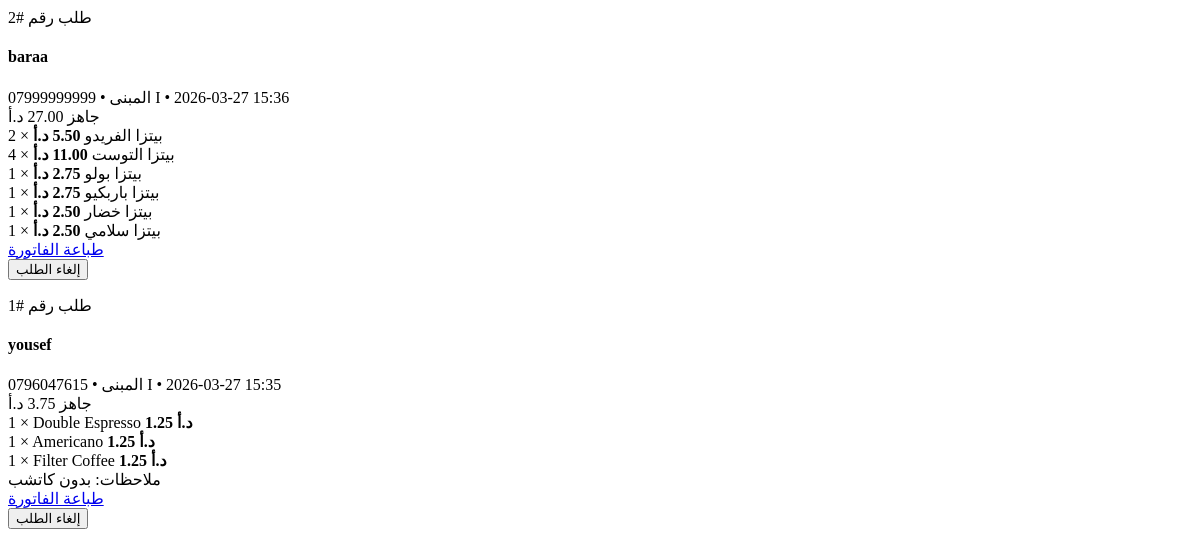
The page /adminarabcafeaau123/orders_partial (signed in) on the database as committed earlier.
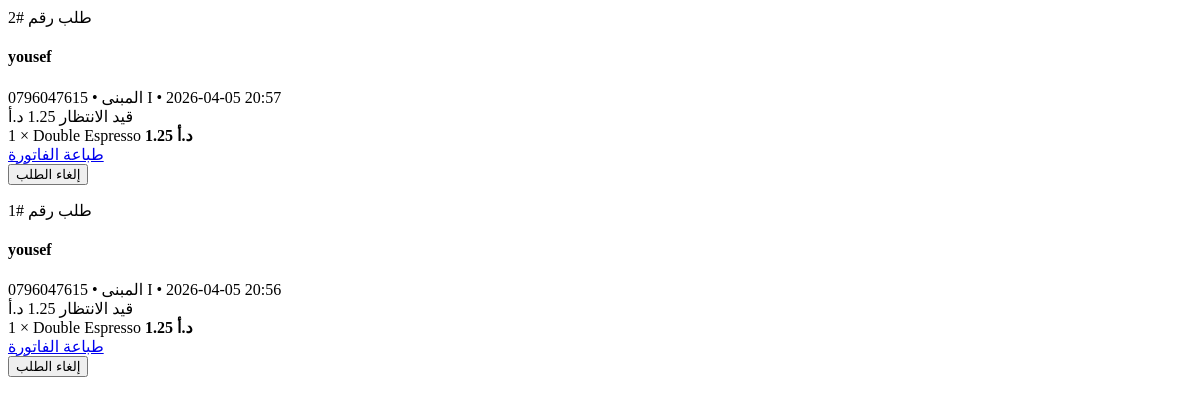
The same page on the database as committed later.
### app.py (models this page shows)
class Order(db.Model):
    id = db.Column(db.Integer, primary_key=True)
    student_name = db.Column(db.String(120), nullable=False)
    phone = db.Column(db.String(30), nullable=False)
    customer_ip = db.Column(db.String(80), nullable=True)
    building = db.Column(db.String(10), nullable=False, default='I')
    notes = db.Column(db.String(255), nullable=True)
    status = db.Column(db.String(30), default='pending')
    total = db.Column(db.Float, nullable=False)
    created_at = db.Column(db.DateTime, default=jordan_now)
    confirmed_at = db.Column(db.DateTime, nullable=True)
    ready_at = db.Column(db.DateTime, nullable=True)
    receipt_printed_at = db.Column(db.DateTime, nullable=True)
    items = db.relationship('OrderItem', backref='order', cascade='all, delete-orphan', lazy=True)

class OrderItem(db.Model):
    id = db.Column(db.Integer, primary_key=True)
    order_id = db.Column(db.Integer, db.ForeignKey('order.id'), nullable=False)
    menu_item_id = db.Column(db.Integer, db.ForeignKey('menu_item.id'), nullable=False)
    item_name = db.Column(db.String(140), nullable=False)
    quantity = db.Column(db.Integer, nullable=False)
    unit_price = db.Column(db.Float, nullable=False)

### app.py (the view)
@app.route(f'/{ADMIN_SECRET_PATH}/orders_partial')
@admin_required
def admin_orders_partial():
    status_filter = request.args.get("status", "all")
    query = building_orders_query().order_by(Order.created_at.desc())
    if status_filter != "all":
        query = query.filter_by(status=status_filter)
    orders = query.all()
    return render_template("partials/orders_list.html", orders=orders)

### app.py (called while the page is built)
def jordan_now():
    return datetime.now(JORDAN_TZ).replace(tzinfo=None)

def admin_required(func_):
    @wraps(func_)
    def wrapper(*args, **kwargs):
        if not session.get('admin_id'):
            return redirect(url_for('admin_login'))
        if session.get('admin_building') not in {'I', 'B'}:
            session['admin_building'] = 'I'
        return func_(*args, **kwargs)
    return wrapper

def current_admin_building():
    return session.get('admin_building') if session.get('admin_building') in {'I', 'B'} else 'I'

def building_orders_query():
    return Order.query.filter_by(building=current_admin_building())

def is_admin_area_path(path=None):
    path = path or request.path
    admin_root = f'/{ADMIN_SECRET_PATH}'
    return path == admin_root or path.startswith(admin_root + '/') or path.startswith('/receipt/')

@app.before_request
def protect_admin_pages_globally():
    admin_root = f'/{ADMIN_SECRET_PATH}'
    if request.path == admin_root:
        return None
    if is_admin_area_path() and not session.get('admin_id'):
        flash('لازم تسجل دخول كأدمن أولاً.', 'warning')
        return redirect(url_for('admin_login'))
    return None

@app.after_request
def prevent_admin_page_cache(response):
    if is_admin_area_path(request.path):
        response.headers['Cache-Control'] = 'no-store, no-cache, must-revalidate, max-age=0'
        response.headers['Pragma'] = 'no-cache'
        response.headers['Expires'] = '0'
    return response

@app.context_processor
def inject_globals():
    return {
        'site_name': 'Arab Cafe',
        'student_order_url': url_for('index'),
        'jordan_now_value': jordan_now(),
        'jordan_timezone_label': 'Asia/Amman',
        'menu_item_image_src': menu_item_image_src,
        'menu_item_has_image': menu_item_has_image,
    }

### templates/partials/orders_list.html (shortened to what this page needs)
<div class="row g-4">
  {% for order in orders %}
  <div class="col-12">
    <div class="order-card">
      <div class="d-flex justify-content-between align-items-start flex-wrap gap-3">
        <div>
          <div class="small text-muted">طلب رقم #{{ order.id }}</div>
          <h4 class="mb-1">{{ order.student_name }}</h4>
          <div class="text-muted">{{ order.phone }} • المبنى {{ order.building }} • {{ order.created_at.strftime('%Y-%m-%d %H:%M') }}{% if order.customer_ip %} • IP: {{ order.customer_ip }}{% endif %}</div>
        </div>
        <div class="d-flex align-items-center gap-2 flex-wrap">
          <span class="status-pill status-{{ order.status }}">
            {% if order.status == 'pending' %}قيد الانتظار{% elif order.status == 'confirmed' %}تم التأكيد{% elif order.status == 'ready' %}جاهز{% else %}ملغي{% endif %}
          </span>
          <span class="price-tag">{{ '%.2f'|format(order.total) }} د.أ</span>
        </div>
      </div>
      <div class="items-summary mt-3">
        {% for item in order.items %}
        <div class="summary-line">
          <span>{{ item.quantity }} × {{ item.item_name }}</span>
          <strong>{{ '%.2f'|format(item.unit_price * item.quantity) }} د.أ</strong>
        </div>
        {% endfor %}
      </div>
      {% if order.notes %}
        <div class="note-box mt-3">ملاحظات: {{ order.notes }}</div>
      {% endif %}
      <div class="d-flex flex-wrap gap-2 mt-3">
        <a href="{{ url_for('print_receipt', order_id=order.id) }}" class="btn btn-dark rounded-pill px-4">
          طباعة الفاتورة
        </a>
        {% if order.status != 'cancelled' %}
        <form method="POST" action="{{ url_for('cancel_order', order_id=order.id) }}">
          <button class="btn btn-outline-danger rounded-pill px-4">إلغاء الطلب</button>
        </form>
        {% endif %}
      </div>
    </div>
  </div>
  {% else %}
    <div class="col-12">
      <div class="empty-box">لا يوجد طلبات حالياً.</div>
    </div>
  {% endfor %}
</div>

Rows that differ between the two databases and show on the page:
removed OrderItem: quantity "2", item_name "بيتزا الفريدو", item.unit_price*item.quantity "5.50", shown under Order id 2
removed OrderItem: quantity "4", item_name "بيتزا التوست", item.unit_price*item.quantity "11.00", shown under Order id 2
removed OrderItem: quantity "1", item_name "بيتزا بولو", item.unit_price*item.quantity "2.75", shown under Order id 2
removed OrderItem: quantity "1", item_name "بيتزا باربكيو", item.unit_price*item.quantity "2.75", shown under Order id 2
removed OrderItem: quantity "1", item_name "بيتزا خضار", item.unit_price*item.quantity "2.50", shown under Order id 2
removed OrderItem: quantity "1", item_name "بيتزا سلامي", item.unit_price*item.quantity "2.50", shown under Order id 2
removed OrderItem: quantity "1", item_name "Filter Coffee", item.unit_price*item.quantity "1.25", shown under Order id 1
changed Order id 2: student_name "baraa" → "yousef"; phone "07999999999" → "0796047615"; created_at "2026-03-27 15:36" → "2026-04-05 20:57"; gains OrderItem (quantity "1", item_name "Double Espresso", item.unit_price*item.quantity "1.25"); status "جاهز" → "قيد الانتظار"
changed Order id 1: created_at "2026-03-27 15:35" → "2026-04-05 20:56"; loses OrderItem (quantity "1", item_name "Americano", item.unit_price*item.quantity "1.25"); notes "بدون كاتشب" → (not shown); status "جاهز" → "قيد الانتظار"
